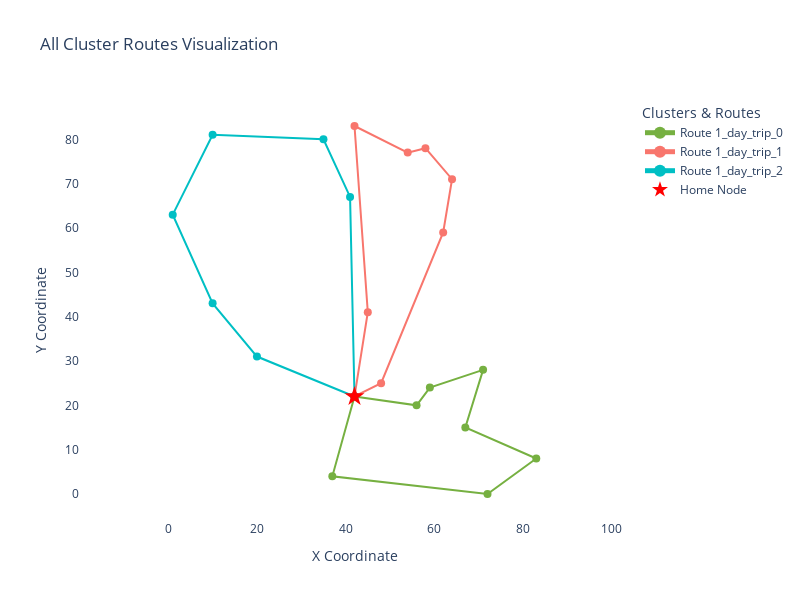
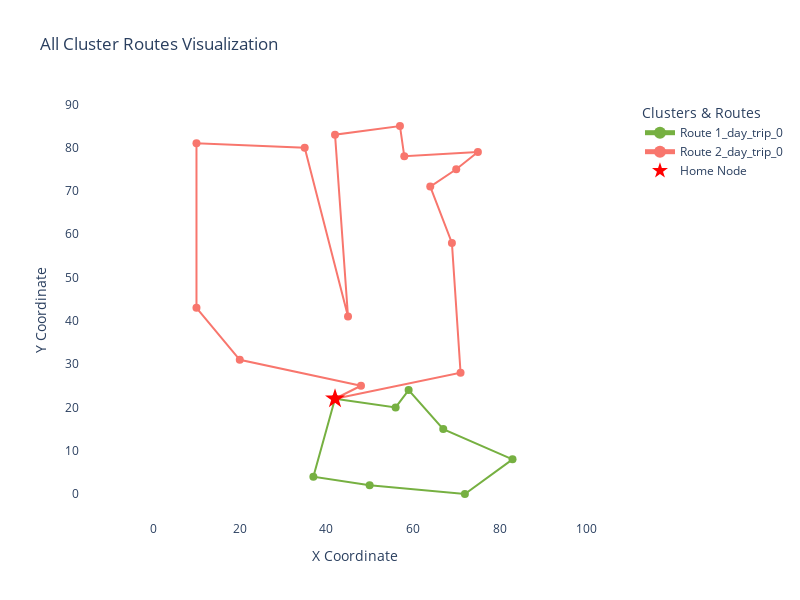
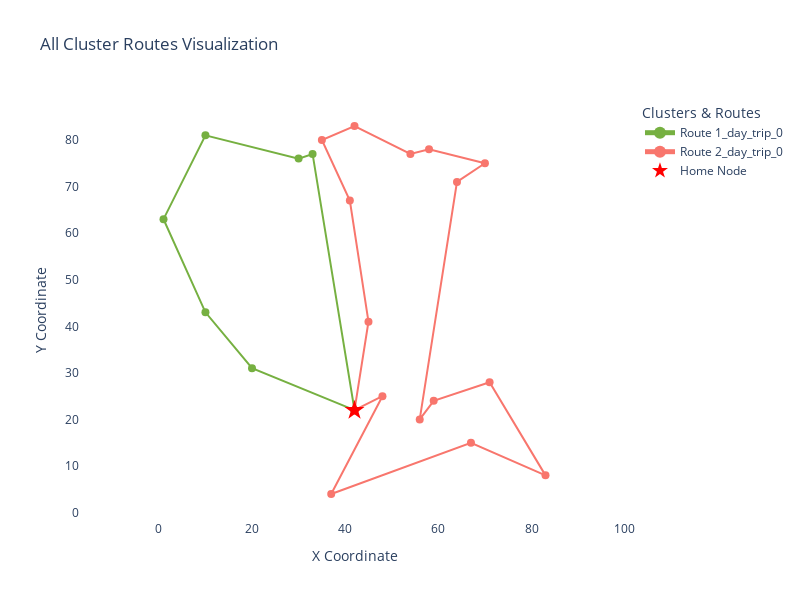
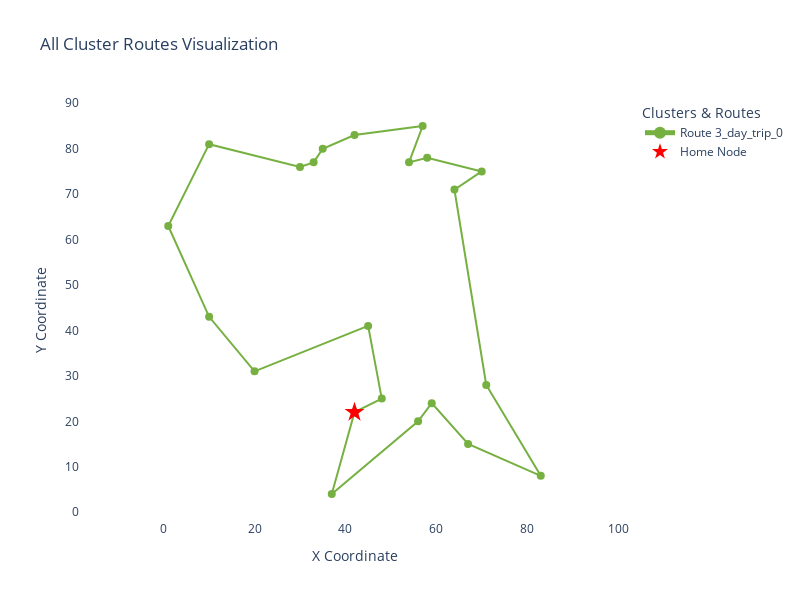

The notebook cell saved with these charts, in order:
### Code cell
penalty_factor = [10, 10000, 300]
time_limit = 40
overnight_cost = 2
from src.routing import solve, create_data
nodes_df, time_matrix = create_data(min_work_days, days_off, percentage_of_appointments, num_nodes, penalty_factor)
options_df, figs, route_lists = solve(nodes_df, time_matrix, slack, days_off, max_days_off, short_days, max_short_days, no_overnight_stays, max_overnight_stays, work_schedule, margin, time_limit, overnight_cost, lunch_duration=30, first_optimization_algorithm='BEST_INSERTION', second_optimization_algorithm='GUIDED_LOCAL_SEARCH', GlobalSpanCostCoefficient=GlobalSpanCostCoefficient, verbose=False, visual=True, restrictive=False)
